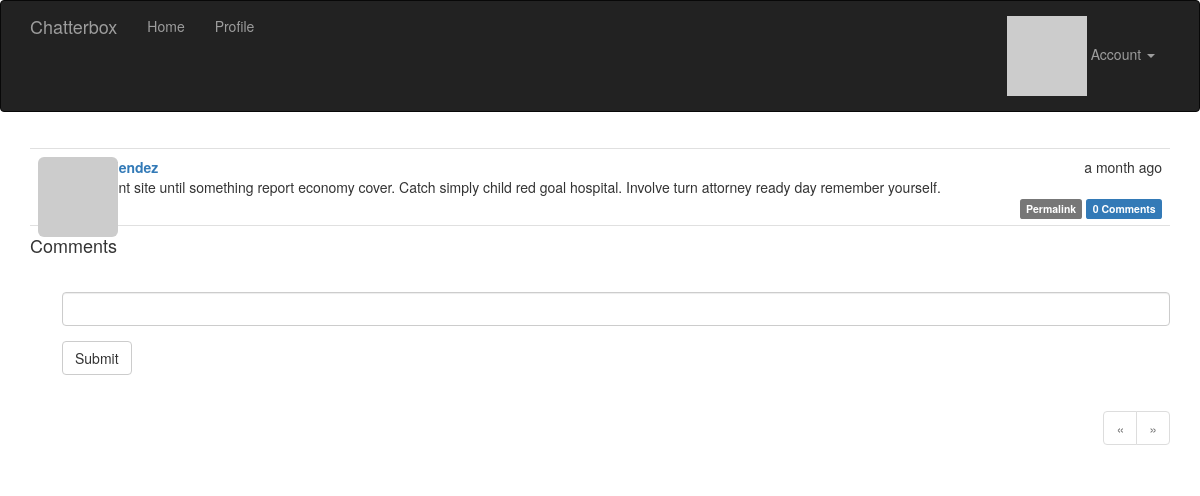
Screenshot of /post/27 (signed in) with the database file from the repository.
### app/models.py (models this page shows, shortened)
class Post(db.Model):
    __tablename__ = 'posts'
    id = db.Column(db.Integer, primary_key=True)
    body = db.Column(db.Text)
    body_html = db.Column(db.Text)
    timestamp = db.Column(db.DateTime, index=True, default=datetime.utcnow)
    author_id = db.Column(db.Integer, db.ForeignKey('users.id'))
    comments = db.relationship('Comment', backref='post', lazy='dynamic')

class User(UserMixin, db.Model):
    __tablename__ = 'users'
    id = db.Column(db.Integer, primary_key=True)
    email = db.Column(db.String(64), unique=True, index=True)
    username = db.Column(db.String(64), unique=True, index=True)
    role_id = db.Column(db.Integer, db.ForeignKey('roles.id'))
    password_hash = db.Column(db.String(128))
    confirmed = db.Column(db.Boolean, default=False)
    name = db.Column(db.String(64))
    location = db.Column(db.String(64))
    about_me = db.Column(db.Text())
    member_since = db.Column(db.DateTime(), default=datetime.utcnow)
    last_seen = db.Column(db.DateTime(), default=datetime.utcnow)
    avatar_hash = db.Column(db.String(32))
    posts = db.relationship('Post', backref='author', lazy='dynamic')
    followed = db.relationship('Follow',
                               foreign_keys=[Follow.follower_id],
                               backref=db.backref('follower', lazy='joined'),
                               lazy='dynamic',
                               cascade='all, delete-orphan')
    followers = db.relationship('Follow',
                                foreign_keys=[Follow.followed_id],
                                backref=db.backref('followed', lazy='joined'),
                                lazy='dynamic',
                                cascade='all, delete-orphan')
    comments = db.relationship('Comment', backref='author', lazy='dynamic')
    @property
    def password(self):
        raise AttributeError('password is not a readable attribute')
    def can(self, perm):
        return self.role is not None and self.role.has_permission(perm)
    def is_administrator(self):
        return self.can(Permission.ADMIN)
    def ping(self):
        self.last_seen = datetime.utcnow()
        db.session.add(self)
    def gravatar_hash(self):
        return hashlib.md5(self.email.lower().encode('utf-8')).hexdigest()
    def gravatar(self, size=100, default='identicon', rating='g'):
        url = 'https://secure.gravatar.com/avatar'
        hash = self.avatar_hash or self.gravatar_hash()
        return '{url}/{hash}?s={size}&d={default}&r={rating}'.format(
            url=url, hash=hash, size=size, default=default, rating=rating)

### app/main/views.py (the view, shortened to what this page needs)
@main.route('/post/<int:id>', methods=['GET', 'POST'])
def post(id):
    post = Post.query.get_or_404(id)
    form = CommentForm()
    page = request.args.get('page', 1, type=int)
    if page == -1:
        page = (post.comments.count() - 1) // \
            current_app.config['FLASKY_COMMENTS_PER_PAGE'] + 1
    pagination = post.comments.order_by(Comment.timestamp.asc()).paginate(
        page=page, per_page=current_app.config['FLASKY_COMMENTS_PER_PAGE'],
        error_out=False)
    comments = pagination.items
    return render_template('post.html', posts=[post], form=form,
                           comments=comments, pagination=pagination)

### app/main/forms.py
class CommentForm(FlaskForm):
    body = StringField('', validators=[DataRequired()])
    submit = SubmitField('Submit')

### app/auth/views.py (called while the page is built)
@auth.before_app_request
def before_request():
    if current_user.is_authenticated:
        current_user.ping()
        if not current_user.confirmed \
                and request.endpoint \
                and request.blueprint != 'auth' \
                and request.endpoint != 'static':
            return redirect(url_for('auth.unconfirmed'))

### app/main/__init__.py (called while the page is built)
@main.app_context_processor
def inject_permissions():
    return dict(Permission=Permission)

### app/main/views.py (called while the page is built)
@main.after_app_request
def after_request(response):
    for query in get_debug_queries():
        if query.duration >= current_app.config['FLASKY_SLOW_DB_QUERY_TIME']:
            current_app.logger.warning(
                'Slow query: %s\nParameters: %s\nDuration: %fs\nContext: %s\n'
                % (query.statement, query.parameters, query.duration,
                   query.context))
    return response

### app/models.py (called while the page is built)
@login_manager.user_loader
def load_user(user_id):
    return User.query.get(int(user_id))

    def has_permission(self, perm):
        return self.permissions & perm == perm

### app/templates/post.html (shortened to what this page needs)
{% extends "base.html" %}
{% import "bootstrap/wtf.html" as wtf %}
{% import "_macros.html" as macros %}
{% block page_content %}
{% include '_posts.html' %}
<h4 id="comments">Comments</h4>
{% if current_user.can(Permission.COMMENT) %}
<div class="comment-form">
    {{ wtf.quick_form(form) }}
</div>
{% endif %}
{% if pagination %}
<div class="pagination">
    {{ macros.pagination_widget(pagination, '.post', fragment='#comments', id=posts[0].id) }}
</div>
{% endif %}
{% endblock %}

### app/templates/_posts.html (shortened to what this page needs)
<ul class="posts">
    {% for post in posts %}
    <li class="post">
        <div class="post-thumbnail">
            <a href="{{ url_for('.user', username=post.author.username) }}">
                <img class="img-rounded profile-thumbnail" src="{{ post.author.gravatar(size=40) }}">
            </a>
        </div>
        <div class="post-content">
            <div class="post-date">{{ moment(post.timestamp).fromNow() }}</div>
            <div class="post-author"><a href="{{ url_for('.user', username=post.author.username) }}">{{ post.author.username }}</a></div>
            <div class="post-body">
                {% if post.body_html %}
                    {{ post.body_html | safe }}
                {% else %}
                    {{ post.body }}
                {% endif %}
            </div>
            <div class="post-footer">
                <a href="{{ url_for('.post', id=post.id) }}">
                    <span class="label label-default">Permalink</span>
                </a>
                <a href="{{ url_for('.post', id=post.id) }}#comments">
                    <span class="label label-primary">{{ post.comments.count() }} Comments</span>
                </a>
            </div>
        </div>
    </li>
    {% endfor %}
</ul>

### app/static/styles.css (style rules this page uses)
.profile-thumbnail { position: absolute; }
ul.posts { list-style-type: none; padding: 0px; margin: 16px 0px 0px 0px; border-top: 1px solid #e0e0e0; }
ul.posts li.post { padding: 8px; border-bottom: 1px solid #e0e0e0; }
div.post-date { float: right; }
div.post-author { font-weight: bold; }
div.post-thumbnail { position: absolute; }
div.post-content { margin-left: 48px; min-height: 48px; }
div.post-footer { text-align: right; }
div.comment-form { margin: 16px 0px 16px 32px; }
div.pagination { width: 100%; text-align: right; padding: 0px; margin: 0px; }

### rows the page displays
Post: timestamp "a month ago", author.username "pmelendez", body "Recent site until something report economy cover. Catch simply child red goal hospital. Involve turn attorney ready day remember yourself.", comments.count "0"
